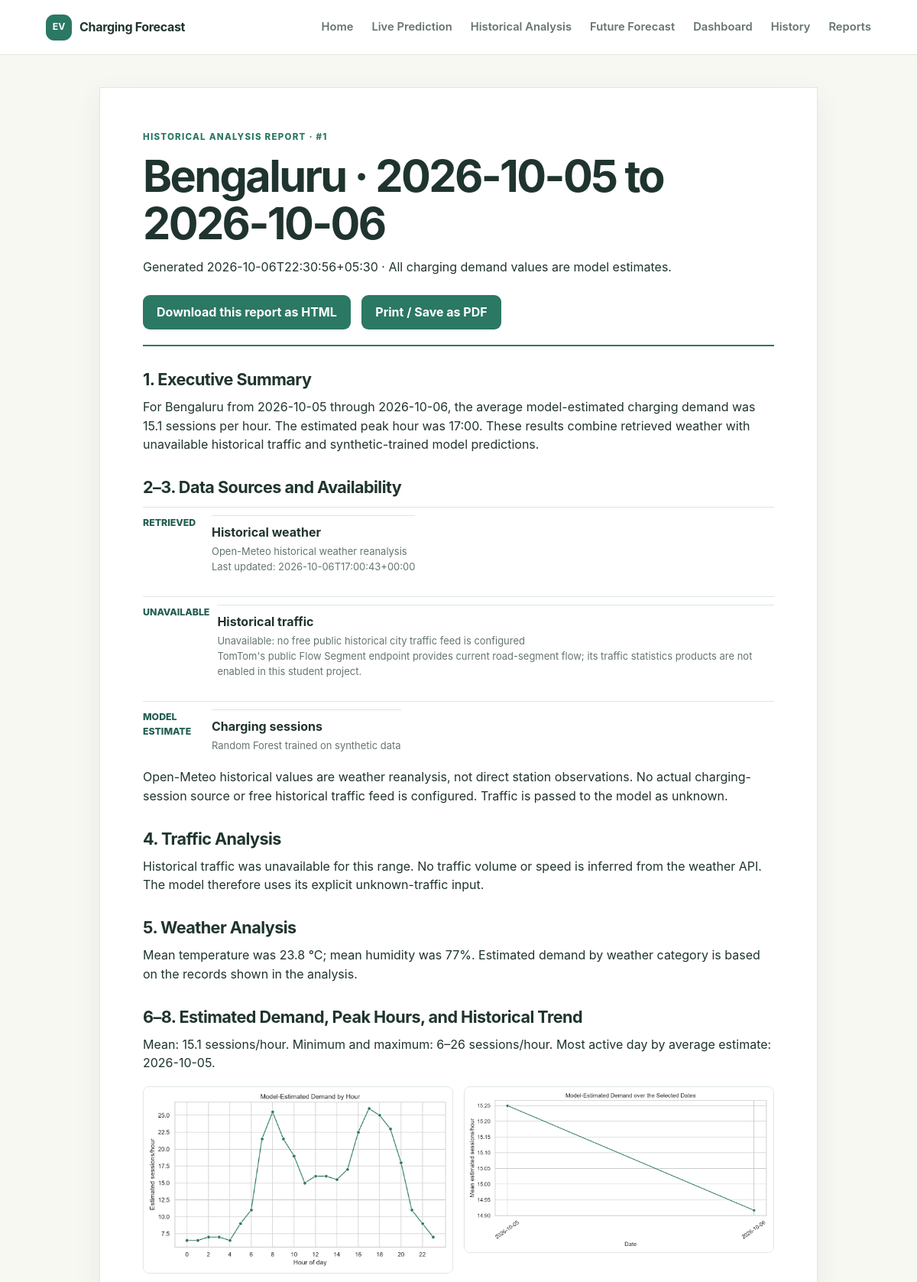
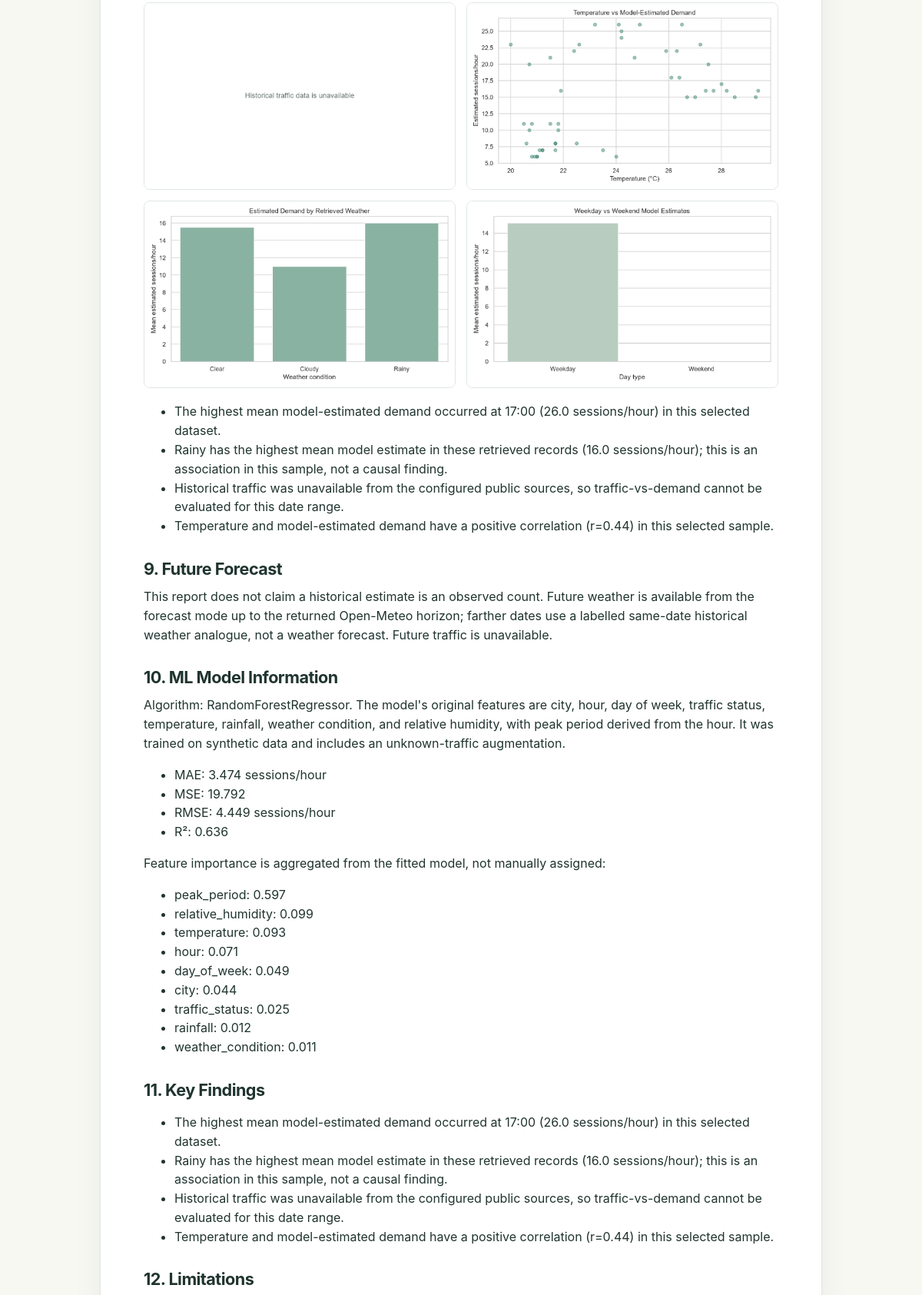
Screenshot of /reports/1 (upper part) with the database file from the repository (2 pictures, top to bottom).
### tables this page shows
CREATE TABLE historical_analysis (
                id INTEGER PRIMARY KEY AUTOINCREMENT,
                city TEXT NOT NULL,
                start_date TEXT NOT NULL,
                end_date TEXT NOT NULL,
                created_at TEXT NOT NULL,
                summary_json TEXT NOT NULL,
                rows_json TEXT NOT NULL,
                sources_json TEXT NOT NULL,
                chart_prefix TEXT NOT NULL
            );

### app.py (the view, shortened to what this page needs)
    @flask_app.route("/reports/<int:analysis_id>")
    def report(analysis_id):
        try:
            with connect(flask_app.config["DATABASE"]) as connection:
                result = connection.execute(
                    "SELECT * FROM historical_analysis WHERE id=?", (analysis_id,)
                ).fetchone()
            if result is None:
                return render_template("error.html", message="That saved analysis report was not found."), 404
            data = dict(result)
            summary = json.loads(data["summary_json"])
            records = json.loads(data["rows_json"])
            sources = json.loads(data["sources_json"])
            _, observations = analyze_records(records)
            metrics = _read_json(flask_app.config["METRICS_PATH"], {})
            importance = _read_json(flask_app.config["IMPORTANCE_PATH"], {})
            download_mode = request.args.get("download") == "1"
            chart_names = [
                "demand_by_hour", "demand_over_time", "traffic_vs_demand",
                "temperature_vs_demand", "weather_vs_demand", "weekday_weekend",
            ]
            chart_images = {}
            embedded_css = None
            html = render_template(
                "report.html",
                analysis=data,
                summary=summary,
                records=records,
                sources=sources,
                observations=observations,
                metrics=metrics,
                importance=importance,
                download_mode=download_mode,
                chart_images=chart_images,
                embedded_css=embedded_css,
            )
            if request.args.get("download") == "1":
                response = make_response(html)
                response.headers["Content-Disposition"] = (
                    f'attachment; filename="ev-demand-analysis-{analysis_id}.html"'
                )
                return response
            return html
        except sqlite3.Error:
            return render_template("error.html", message="The local database is unavailable."), 503

### app.py (called while the page is built)
def _read_json(path, fallback):
    try:
        return json.loads(Path(path).read_text(encoding="utf-8"))
    except (OSError, json.JSONDecodeError, TypeError):
        return fallback

### database.py (called while the page is built)
@contextmanager
def connect(database_path=None):
    path = database_path or DATABASE_PATH
    connection = sqlite3.connect(path, timeout=15)
    connection.row_factory = sqlite3.Row
    try:
        with connection:
            yield connection
    finally:
        connection.close()

### report_generator.py (called while the page is built)
def _mean(values):
    if values is None:
        return None
    numeric = pd.to_numeric(values, errors="coerce").dropna()
    return float(numeric.mean()) if not numeric.empty else None

### templates/report.html (shortened to what this page needs)
{% extends "base.html" %}
{% block content %}
<article class="report-sheet">
  <header class="report-header">
    <p class="eyebrow">Historical Analysis Report · #{{ analysis.id }}</p>
    <h1>{{ analysis.city }} · {{ analysis.start_date }} to {{ analysis.end_date }}</h1>
    <p>Generated {{ analysis.created_at }} · All charging demand values are model estimates.</p>
    {% if not download_mode %}<a class="button download-button" href="{{ url_for('report', analysis_id=analysis.id, download=1) }}">Download this report as HTML</a>{% endif %}
    <button class="button print-button" onclick="window.print()">Print / Save as PDF</button>
  </header>
  <section><h2>1. Executive Summary</h2><p>For {{ analysis.city }} from {{ analysis.start_date }} through {{ analysis.end_date }}, the average model-estimated charging demand was {{ "%.1f"|format(summary.average_demand) }} sessions per hour. The estimated peak hour was {{ "%02d:00"|format(summary.peak_hour) }}. These results combine retrieved weather with unavailable historical traffic and synthetic-trained model predictions.</p></section>
  <section><h2>2–3. Data Sources and Availability</h2>{% include "_source_list.html" %}<p>Open-Meteo historical values are weather reanalysis, not direct station observations. No actual charging-session source or free historical traffic feed is configured. Traffic is passed to the model as unknown.</p></section>
  <section><h2>4. Traffic Analysis</h2><p>Historical traffic was unavailable for this range. No traffic volume or speed is inferred from the weather API. The model therefore uses its explicit unknown-traffic input.</p></section>
  <section><h2>5. Weather Analysis</h2><p>Mean temperature was {% if summary.average_temperature is not none %}{{ "%.1f"|format(summary.average_temperature) }} °C{% else %}unavailable{% endif %}; mean humidity was {% if summary.average_humidity is not none %}{{ "%.0f"|format(summary.average_humidity) }}%{% else %}unavailable{% endif %}. Estimated demand by weather category is based on the records shown in the analysis.</p></section>
  <section><h2>6–8. Estimated Demand, Peak Hours, and Historical Trend</h2><p>Mean: {{ "%.1f"|format(summary.average_demand) }} sessions/hour. Minimum and maximum: {{ "%.0f"|format(summary.minimum_demand) }}–{{ "%.0f"|format(summary.maximum_demand) }} sessions/hour. Most active day by average estimate: {{ summary.most_active_day }}.</p><div class="report-charts">{% for name in ['demand_by_hour','demand_over_time','traffic_vs_demand','temperature_vs_demand','weather_vs_demand','weekday_weekend'] %}<img src="{% if download_mode %}{{ chart_images[name] }}{% else %}{{ url_for('static', filename='images/' + analysis.chart_prefix + '_' + name + '.png') }}{% endif %}" alt="{{ name|replace('_',' ') }} chart">{% endfor %}</div><ul>{% for finding in observations %}<li>{{ finding }}</li>{% endfor %}</ul></section>
  <section><h2>9. Future Forecast</h2><p>This report does not claim a historical estimate is an observed count. Future weather is available from the forecast mode up to the returned Open-Meteo horizon; farther dates use a labelled same-date historical weather analogue, not a weather forecast. Future traffic is unavailable.</p></section>
  <section><h2>10. ML Model Information</h2><p>Algorithm: RandomForestRegressor. The model's original features are city, hour, day of week, traffic status, temperature, rainfall, weather condition, and relative humidity, with peak period derived from the hour. It was trained on synthetic data and includes an unknown-traffic augmentation.</p><ul><li>MAE: {{ "%.3f"|format(metrics.mae) }} sessions/hour</li><li>MSE: {{ "%.3f"|format(metrics.mse) }}</li><li>RMSE: {{ "%.3f"|format(metrics.rmse) }} sessions/hour</li><li>R²: {{ "%.3f"|format(metrics.r2) }}</li></ul><p>Feature importance is aggregated from the fitted model, not manually assigned:</p><ul>{% for feature, value in importance.items() %}<li>{{ feature }}: {{ "%.3f"|format(value) }}</li>{% endfor %}</ul></section>
  <section><h2>11. Key Findings</h2><ul>{% for finding in observations %}<li>{{ finding }}</li>{% endfor %}</ul></section>
  <section><h2>12. Limitations</h2></section>
</article>
{% endblock %}

### templates/base.html (shortened to what this page needs)
<!doctype html>
<html lang="en">
<head>
  {% if embedded_css %}<style>{{ embedded_css|safe }}</style>{% else %}<link rel="stylesheet" href="{{ url_for('static', filename='css/style.css') }}">{% endif %}
</head>
<body>
<header class="site-header">
  <a class="brand" href="{{ url_for('index') }}"><span class="brand-mark">EV</span><span>Charging Forecast</span></a>
  <nav aria-label="Main navigation">
    <a href="{{ url_for('index') }}">Home</a>
    <a href="{{ url_for('live_prediction') }}">Live Prediction</a>
    <a href="{{ url_for('historical_analysis') }}">Historical Analysis</a>
    <a href="{{ url_for('future_forecast') }}">Future Forecast</a>
    <a href="{{ url_for('dashboard') }}">Dashboard</a>
    <a href="{{ url_for('history') }}">History</a>
    <a href="{{ url_for('history') }}#reports">Reports</a>
  </nav>
</header>
<main class="page">
  {% block content %}{% endblock %}
</main>
</body>
</html>

### templates/_source_list.html
<ul class="source-list">
  {% for item in sources %}
  <li><span class="source-status">{{ item.status }}</span><div><strong>{{ item.name }}</strong><small>{{ item.source }}{% if item.retrieved_at %}<br>Last updated: {{ item.retrieved_at }}{% endif %}{% if item.note %}<br>{{ item.note }}{% endif %}</small></div></li>
  {% endfor %}
</ul>

### static/css/style.css (style rules this page uses)
:root { --ink: #20342f; --muted: #65756f; --green: #2b7864; --green-dark: #205d4e; --green-pale: #eaf4ef; --cream: #f8f8f3; --line: #dfe7e2; --white: #ffffff; --orange: #c25a36; --shadow: 0 12px 32px rgba(38, 73, 61, 0.08); }
* { box-sizing: border-box; }
body { margin: 0; color: var(--ink); background: var(--cream); font-family: Inter, "Segoe UI", Arial, sans-serif; line-height: 1.55; }
a { color: var(--green-dark); }
.site-header { min-height: 72px; padding: 0 max(5vw, 22px); display: flex; align-items: center; justify-content: space-between; gap: 28px; background: var(--white); border-bottom: 1px solid var(--line); }
.brand { display: inline-flex; align-items: center; gap: 10px; color: var(--ink); text-decoration: none; font-weight: 750; letter-spacing: -0.02em; }
.brand-mark { width: 34px; height: 34px; display: grid; place-items: center; border-radius: 11px; color: var(--white); background: var(--green); font-size: 0.76rem; letter-spacing: 0; }
nav { display: flex; gap: 24px; align-items: center; }
nav a { color: var(--muted); text-decoration: none; font-size: 0.92rem; font-weight: 600; }
.page { width: min(1120px, calc(100% - 40px)); margin: 0 auto; min-height: calc(100vh - 140px); padding: 42px 0 72px; }
.eyebrow { margin: 0 0 10px; color: var(--green); text-transform: uppercase; letter-spacing: 0.11em; font-size: 0.72rem; font-weight: 800; }
h1, h2, h3, p { margin-top: 0; }
h1 { margin-bottom: 14px; max-width: 790px; font-size: clamp(2.2rem, 5vw, 3.6rem); line-height: 1.08; letter-spacing: -0.045em; }
h2 { margin-bottom: 10px; font-size: 1.35rem; letter-spacing: -0.025em; line-height: 1.25; }
.button { display: inline-flex; align-items: center; justify-content: center; min-height: 44px; padding: 10px 18px; border: 0; border-radius: 9px; color: var(--white); background: var(--green); text-decoration: none; font: inherit; font-weight: 700; cursor: pointer; }
.source-list { margin: 12px 0 0; }
.source-list div { padding: 9px 0; border-top: 1px solid var(--line); }
.report-sheet { max-width: 940px; margin: 0 auto; padding: clamp(22px, 5vw, 56px); border: 1px solid var(--line); background: var(--white); box-shadow: var(--shadow); }
.report-sheet section { margin: 30px 0; }
.report-header { border-bottom: 2px solid var(--green); padding-bottom: 20px; }
.report-charts { display: grid; grid-template-columns: repeat(2, minmax(0, 1fr)); gap: 14px; margin: 18px 0; }
.report-charts img { width: 100%; border: 1px solid var(--line); border-radius: 8px; }
.download-button { margin: 8px 10px 0 0; }
.print-button { margin-top: 8px; }
.source-list { display: grid; gap: 10px; padding: 0; list-style: none; }
.source-list li { display: flex; align-items: flex-start; gap: 10px; padding: 10px 0; border-top: 1px solid var(--line); }
.source-status { flex: 0 0 80px; color: var(--green-dark); font-size: .77rem; font-weight: 800; text-transform: uppercase; }
.source-list li div { overflow-wrap: anywhere; }
.source-list small { display: block; margin-top: 2px; color: var(--muted); font-size: .81rem; }

### rows the page displays
historical_analysis: id "1", city "Bengaluru", start_date "2026-10-05", end_date "2026-10-06", created_at "2026-10-06T22:30:56+05:30", chart_prefix (picture)

### other values shown
{{ "%.1f"|format(summary.average_demand) }} "15.1"
{{ "%02d:00"|format(summary.peak_hour) }} "17:00"
{{ item.status }} "RETRIEVED" "UNAVAILABLE" "MODEL ESTIMATE"
{{ item.name }} "Historical weather" "Historical traffic" "Charging sessions"
{{ item.source }} "Open-Meteo historical weather reanalysis" "Unavailable: no free public historical city traffic feed is configured" "Random Forest trained on synthetic data"
{{ item.retrieved_at }} "2026-10-06T17:00:43+00:00"
{{ item.note }} "TomTom's public Flow Segment endpoint provides current road-segment flow; its traffic statistics products are not enabled in this student project."
{{ "%.1f"|format(summary.average_temperature) }} "23.8"
{{ "%.0f"|format(summary.average_humidity) }} "77"
{{ "%.0f"|format(summary.minimum_demand) }} "6"
{{ "%.0f"|format(summary.maximum_demand) }} "26"
{{ summary.most_active_day }} "2026-10-05"
{{ finding }} "The highest mean model-estimated demand occurred at 17:00 (26.0 sessions/hour) in this selected dataset." "Rainy has the highest mean model estimate in these retrieved records (16.0 sessions/hour); this is an association in this sample, not a causal finding." "Historical traffic was unavailable from the configured public sources, so traffic-vs-demand cannot be evaluated for this date range." "Temperature and model-estimated demand have a positive correlation (r=0.44) in this selected sample."
{{ "%.3f"|format(metrics.mae) }} "3.474"
{{ "%.3f"|format(metrics.mse) }} "19.792"
